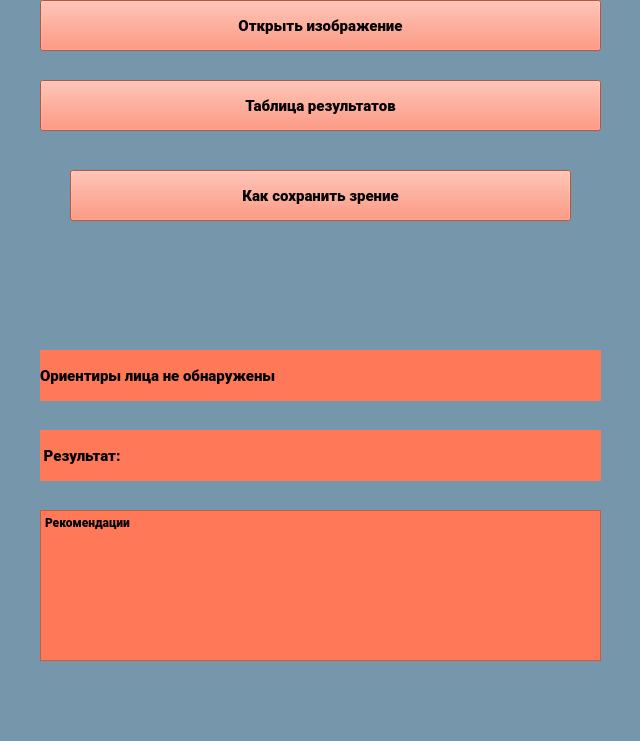
<?xml version="1.0" encoding="UTF-8"?>
<ui version="4.0">
 <class>Easy_eyes</class>
 <widget class="QMainWindow" name="Easy_eyes">
  <property name="geometry">
   <rect>
    <x>0</x>
    <y>0</y>
    <width>640</width>
    <height>741</height>
   </rect>
  </property>
  <property name="font">
   <font>
    <family>Roboto Black</family>
    <pointsize>9</pointsize>
   </font>
  </property>
  <property name="windowTitle">
   <string>Easy_eyes</string>
  </property>
  <property name="styleSheet">
   <string notr="true">background-color : rgb(118, 150, 172)</string>
  </property>
  <widget class="QWidget" name="centralwidget">
   <widget class="QPushButton" name="pushButton">
    <property name="enabled">
     <bool>true</bool>
    </property>
    <property name="geometry">
     <rect>
      <x>40</x>
      <y>0</y>
      <width>561</width>
      <height>51</height>
     </rect>
    </property>
    <property name="font">
     <font>
      <family>Roboto Black</family>
      <pointsize>11</pointsize>
      <weight>75</weight>
      <italic>false</italic>
      <bold>true</bold>
      <underline>false</underline>
      <strikeout>false</strikeout>
      <stylestrategy>PreferAntialias</stylestrategy>
      <kerning>true</kerning>
     </font>
    </property>
    <property name="styleSheet">
     <string notr="true">background-color :rgb(255, 121, 88); color :rgb(0,0, 0)</string>
    </property>
    <property name="text">
     <string>Открыть изображение</string>
    </property>
    <property name="checkable">
     <bool>false</bool>
    </property>
    <property name="autoDefault">
     <bool>false</bool>
    </property>
    <property name="default">
     <bool>false</bool>
    </property>
    <property name="flat">
     <bool>false</bool>
    </property>
   </widget>
   <widget class="QLabel" name="label">
    <property name="enabled">
     <bool>true</bool>
    </property>
    <property name="geometry">
     <rect>
      <x>40</x>
      <y>350</y>
      <width>561</width>
      <height>51</height>
     </rect>
    </property>
    <property name="font">
     <font>
      <family>Roboto Black</family>
      <pointsize>11</pointsize>
      <stylestrategy>PreferAntialias</stylestrategy>
     </font>
    </property>
    <property name="acceptDrops">
     <bool>false</bool>
    </property>
    <property name="autoFillBackground">
     <bool>false</bool>
    </property>
    <property name="styleSheet">
     <string notr="true">background-color : rgb(255, 121, 88)</string>
    </property>
    <property name="text">
     <string>Ориентиры лица не обнаружены</string>
    </property>
    <property name="scaledContents">
     <bool>false</bool>
    </property>
    <property name="wordWrap">
     <bool>false</bool>
    </property>
    <property name="openExternalLinks">
     <bool>false</bool>
    </property>
   </widget>
   <widget class="QPushButton" name="show_results_button">
    <property name="enabled">
     <bool>true</bool>
    </property>
    <property name="geometry">
     <rect>
      <x>40</x>
      <y>80</y>
      <width>561</width>
      <height>51</height>
     </rect>
    </property>
    <property name="font">
     <font>
      <family>Roboto Black</family>
      <pointsize>11</pointsize>
      <weight>75</weight>
      <italic>false</italic>
      <bold>true</bold>
      <underline>false</underline>
      <strikeout>false</strikeout>
      <stylestrategy>PreferAntialias</stylestrategy>
      <kerning>true</kerning>
     </font>
    </property>
    <property name="styleSheet">
     <string notr="true">background-color :rgb(255, 121, 88); color :rgb(0,0, 0)</string>
    </property>
    <property name="text">
     <string>Таблица результатов</string>
    </property>
    <property name="checkable">
     <bool>false</bool>
    </property>
    <property name="autoDefault">
     <bool>false</bool>
    </property>
    <property name="default">
     <bool>false</bool>
    </property>
    <property name="flat">
     <bool>false</bool>
    </property>
   </widget>
   <widget class="QLabel" name="eye_color_label_2">
    <property name="enabled">
     <bool>true</bool>
    </property>
    <property name="geometry">
     <rect>
      <x>40</x>
      <y>430</y>
      <width>561</width>
      <height>51</height>
     </rect>
    </property>
    <property name="font">
     <font>
      <family>Roboto Black</family>
      <pointsize>11</pointsize>
      <stylestrategy>PreferAntialias</stylestrategy>
     </font>
    </property>
    <property name="acceptDrops">
     <bool>false</bool>
    </property>
    <property name="autoFillBackground">
     <bool>false</bool>
    </property>
    <property name="styleSheet">
     <string notr="true">background-color : rgb(255, 121, 88)</string>
    </property>
    <property name="text">
     <string> Результат:</string>
    </property>
    <property name="scaledContents">
     <bool>false</bool>
    </property>
    <property name="wordWrap">
     <bool>false</bool>
    </property>
    <property name="openExternalLinks">
     <bool>false</bool>
    </property>
   </widget>
   <widget class="QTextEdit" name="recom">
    <property name="geometry">
     <rect>
      <x>40</x>
      <y>510</y>
      <width>561</width>
      <height>151</height>
     </rect>
    </property>
    <property name="font">
     <font>
      <family>Roboto Black</family>
      <pointsize>9</pointsize>
      <stylestrategy>PreferAntialias</stylestrategy>
     </font>
    </property>
    <property name="styleSheet">
     <string notr="true">background-color : rgb(255, 121, 88)</string>
    </property>
    <property name="html">
     <string>&lt;!DOCTYPE HTML PUBLIC &quot;-//W3C//DTD HTML 4.0//EN&quot; &quot;http://www.w3.org/TR/REC-html40/strict.dtd&quot;&gt;
&lt;html&gt;&lt;head&gt;&lt;meta name=&quot;qrichtext&quot; content=&quot;1&quot; /&gt;&lt;style type=&quot;text/css&quot;&gt;
p, li { white-space: pre-wrap; }
&lt;/style&gt;&lt;/head&gt;&lt;body style=&quot; font-family:'Roboto Black'; font-size:9pt; font-weight:400; font-style:normal;&quot;&gt;
&lt;p style=&quot; margin-top:0px; margin-bottom:0px; margin-left:0px; margin-right:0px; -qt-block-indent:0; text-indent:0px;&quot;&gt;&lt;span style=&quot; font-family:'MS Shell Dlg 2'; font-weight:600;&quot;&gt;Рекомендации&lt;/span&gt;&lt;/p&gt;&lt;/body&gt;&lt;/html&gt;</string>
    </property>
   </widget>
   <widget class="QPushButton" name="save_eye">
    <property name="enabled">
     <bool>true</bool>
    </property>
    <property name="geometry">
     <rect>
      <x>70</x>
      <y>170</y>
      <width>501</width>
      <height>51</height>
     </rect>
    </property>
    <property name="font">
     <font>
      <family>Roboto Black</family>
      <pointsize>11</pointsize>
      <weight>75</weight>
      <italic>false</italic>
      <bold>true</bold>
      <underline>false</underline>
      <strikeout>false</strikeout>
      <stylestrategy>PreferAntialias</stylestrategy>
      <kerning>true</kerning>
     </font>
    </property>
    <property name="styleSheet">
     <string notr="true">background-color :rgb(255, 121, 88); color :rgb(0,0, 0)</string>
    </property>
    <property name="text">
     <string>Как сохранить зрение</string>
    </property>
    <property name="checkable">
     <bool>false</bool>
    </property>
    <property name="autoDefault">
     <bool>false</bool>
    </property>
    <property name="default">
     <bool>false</bool>
    </property>
    <property name="flat">
     <bool>false</bool>
    </property>
   </widget>
  </widget>
  <widget class="QMenuBar" name="menubar">
   <property name="geometry">
    <rect>
     <x>0</x>
     <y>0</y>
     <width>640</width>
     <height>26</height>
    </rect>
   </property>
  </widget>
  <widget class="QStatusBar" name="statusbar"/>
 </widget>
 <resources/>
 <connections/>
</ui>
